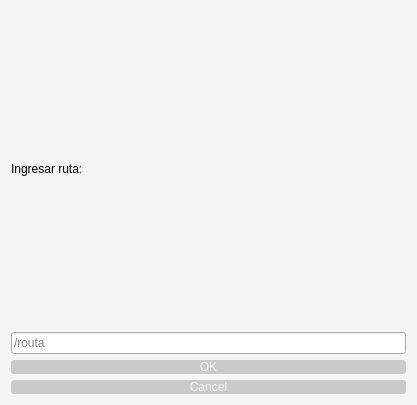
<?xml version="1.0" encoding="UTF-8"?>
<ui version="4.0">
 <class>Dialog</class>
 <widget class="QDialog" name="Dialog">
  <property name="geometry">
   <rect>
    <x>0</x>
    <y>0</y>
    <width>417</width>
    <height>405</height>
   </rect>
  </property>
  <property name="windowTitle">
   <string>Dialog</string>
  </property>
  <property name="styleSheet">
   <string notr="true">QDialog{
background-color:whitesmoke;
border:solid 2px black;
border-radius:4px;
}</string>
  </property>
  <layout class="QVBoxLayout" name="verticalLayout_5">
   <item>
    <layout class="QVBoxLayout" name="verticalLayout">
     <item>
      <widget class="QLabel" name="label_route">
       <property name="text">
        <string>Ingresar ruta:</string>
       </property>
      </widget>
     </item>
    </layout>
   </item>
   <item>
    <layout class="QVBoxLayout" name="verticalLayout_4">
     <item>
      <widget class="QLineEdit" name="line_route">
       <property name="placeholderText">
        <string>/routa</string>
       </property>
      </widget>
     </item>
     <item>
      <layout class="QVBoxLayout" name="verticalLayout_2">
       <item>
        <widget class="QPushButton" name="btn_ok_route">
         <property name="styleSheet">
          <string notr="true">QPushButton
{
color:whitesmoke;
background-color:rgb(202, 202, 202);
border:solid 1px black;
border-radius:3px; 
border-style:hidden;
}
QPushButton:hover{
background-color:rgb(86, 229, 78);
}</string>
         </property>
         <property name="text">
          <string>OK</string>
         </property>
        </widget>
       </item>
       <item>
        <widget class="QPushButton" name="btn_cancel_route">
         <property name="styleSheet">
          <string notr="true">QPushButton{
color:whitesmoke;
background-color:rgb(202, 202, 202);
border:solid 1px black;
border-radius:3px; 
border-style:hidden;
}
QPushButton:hover{
background-color:red;
}</string>
         </property>
         <property name="text">
          <string>Cancel</string>
         </property>
        </widget>
       </item>
      </layout>
     </item>
    </layout>
   </item>
   <item>
    <layout class="QVBoxLayout" name="verticalLayout_3"/>
   </item>
  </layout>
 </widget>
 <resources/>
 <connections/>
</ui>
